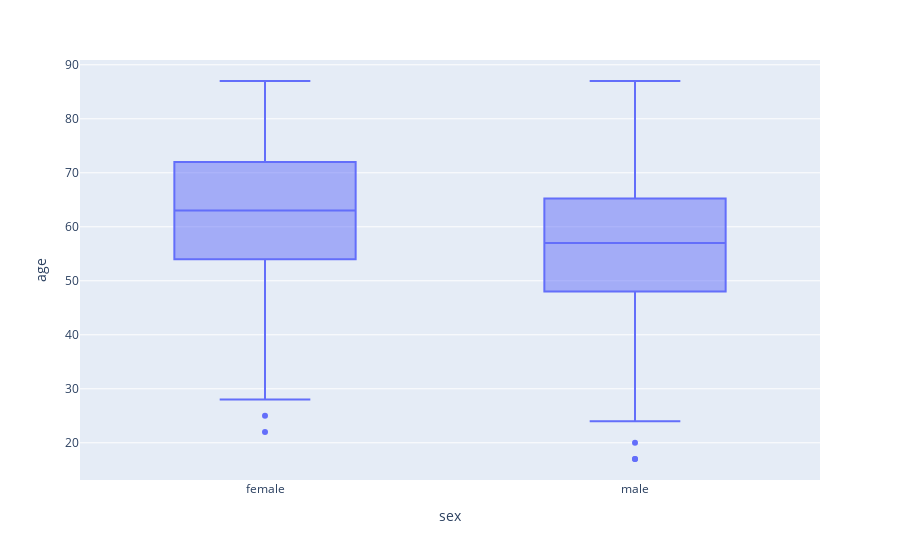

Here is the notebook cell this chart was saved with:
### Code cell
## Box plot to the distribuition of ages in sex
fig = px.box(df, x='sex', y='age')
fig.show()

### Figure 1 — Plotly figure (JSON) as saved in the notebook; plotly's stock layout.template omitted (floating-point values rounded to 4 significant figures; data arrays with more than 128 entries replaced by an {"elided": "..."} marker saying what was removed)
{"data": [{"alignmentgroup": "True", "hovertemplate": "sex=%{x}<br>age=%{y}<extra></extra>", "legendgroup": "", "marker": {"color": "#636efa"}, "name": "", "notched": false, "offsetgroup": "", "orientation": "v", "showlegend": false, "type": "box", "x": {"elided": "290 str values"}, "x0": " ", "xaxis": "x", "y": {"elided": "290 int values"}, "y0": " ", "yaxis": "y"}], "layout": {"boxmode": "group", "legend": {"tracegroupgap": 0}, "margin": {"t": 60}, "xaxis": {"anchor": "y", "domain": [0, 1], "title": {"text": "sex"}}, "yaxis": {"anchor": "x", "domain": [0, 1], "title": {"text": "age"}}}}
